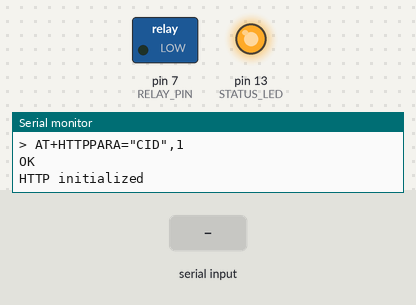
Recording of a sketch running on a simulated Arduino Uno, built with avr-gcc and run on an emulated ATmega328P. Parts: switched loads named in the sketch (green lamp = pin HIGH), output pins drawn as LEDs (lit = HIGH), the last lines printed to the serial monitor. Dashed ring = blinking. Inputs (shaded band) come from the test bench. The modem accepts every AT command (registered, SIM ready, sends succeed) and sends nothing else.

Above: at 5.0 s.
5.1 s: "reset\n" received over Serial
At 5.35 s:
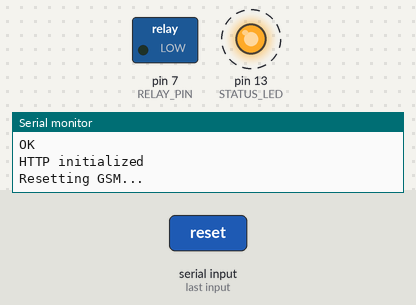
At 6.4 s:
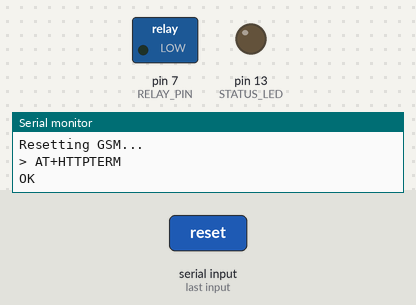
6.7 s: "+HTTPACTION: 0,200\n" received over the second serial link
9.7 s: "status\n" received over Serial
11.2 s: "reset\n" received over the second serial link
12.7 s: "status\n" received over the second serial link
Timing chart, 0 to 15.2 s (numbered marks = the images above; inputs shaded):
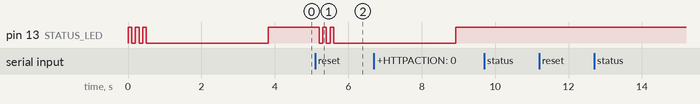

The sketch:

relay_toggle.ino
```cpp
#include <SoftwareSerial.h>

// Pin Definitions
const int SIM800_RX = 2;
const int SIM800_TX = 3;
const int RELAY_PIN = 7;
const int STATUS_LED = 13;

// Network Configuration
const char* APN = "safaricom";
const char* SERVER_URL = "https://siliconwit.github.io/relay-toggle";

// Timing Configuration
unsigned long lastCheckTime = 0;
const unsigned long CHECK_INTERVAL = 10000;
const unsigned long TIMEOUT = 5000;

// State Variables
bool relayState = false;
bool networkConnected = false;

// Initialize SoftwareSerial for SIM800L
SoftwareSerial sim800l(SIM800_RX, SIM800_TX);

// Function prototypes - add these at the top
void blinkLED(int times);
bool sendATCommand(String command, String expectedResponse = "OK", unsigned long timeout = 3000);
String waitForResponse(String expectedResponse, unsigned long timeout);
bool isNetworkRegistered();
void setRelayState(bool state);
void checkRelayState();
void initGSM();
void processSerialCommand(String command);

void setup() {
  // Initialize pins
  pinMode(RELAY_PIN, OUTPUT);
  pinMode(STATUS_LED, OUTPUT);
  digitalWrite(RELAY_PIN, LOW);      // Start with relay off
  digitalWrite(STATUS_LED, LOW);     // Start with LED off

  // Start serial communications
  Serial.begin(9600);               // Debug serial
  sim800l.begin(9600);             // SIM800L serial

  Serial.println(F("Initializing SIM800L..."));
  initGSM();                       // Initialize GSM module
}

void loop() {
  // Check relay state periodically
  if (millis() - lastCheckTime >= CHECK_INTERVAL) {
    if (networkConnected) {
      checkRelayState();
    } else {
      Serial.println(F("Network disconnected, attempting to reconnect..."));
      initGSM();
    }
    lastCheckTime = millis();
  }

  // Process any debug commands from Serial
  if (Serial.available()) {
    String command = Serial.readStringUntil('\n');
    processSerialCommand(command);
  }
}

void initGSM() {
  blinkLED(3);  // Indicate initialization start

  // Reset HTTP and GPRS
  sendATCommand("AT+HTTPTERM");
  delay(1000);
  sendATCommand("AT+SAPBR=0,1");
  delay(2000);

  // Test AT communication
  if (!sendATCommand("AT", "OK", 3000)) {
    Serial.println(F("SIM800L not responding"));
    return;
  }

  // Wait for network registration
  Serial.println(F("Waiting for network..."));
  while (!isNetworkRegistered()) {
    blinkLED(1);
    delay(2000);
  }

  // Configure GPRS connection
  sendATCommand("AT+SAPBR=3,1,\"Contype\",\"GPRS\"");
  sendATCommand("AT+SAPBR=3,1,\"APN\",\"" + String(APN) + "\"");

  // Activate GPRS
  if (sendATCommand("AT+SAPBR=1,1", "OK", 10000)) {
    Serial.println(F("GPRS activated"));

    // Initialize HTTP service
    if (sendATCommand("AT+HTTPINIT", "OK", 3000)) {
      sendATCommand("AT+HTTPPARA=\"CID\",1");
      networkConnected = true;
      digitalWrite(STATUS_LED, HIGH);  // Indicate successful connection
      Serial.println(F("HTTP initialized"));
    }
  }
}

void checkRelayState() {
  Serial.println(F("Checking relay state..."));

  // Set URL for checking state
  if (!sendATCommand("AT+HTTPPARA=\"URL\",\"" + String(SERVER_URL) + "\"", "OK", 3000)) {
    networkConnected = false;
    return;
  }

  // Send GET request
  if (sendATCommand("AT+HTTPACTION=0", "OK", 3000)) {
    // Wait for action result
    String response = waitForResponse("+HTTPACTION:", 10000);

    if (response.indexOf("+HTTPACTION: 0,200") > -1) {
      // Read webpage content
      sendATCommand("AT+HTTPREAD");
      String pageContent = waitForResponse("OK", 5000);

      // Check for relay state in webpage
      if (pageContent.indexOf("\"relay-status\">ON") > -1 && !relayState) {
        setRelayState(true);
      }
      else if (pageContent.indexOf("\"relay-status\">OFF") > -1 && relayState) {
        setRelayState(false);
      }
    } else {
      Serial.println(F("HTTP request failed"));
    }
  }
}

void setRelayState(bool state) {
  relayState = state;
  digitalWrite(RELAY_PIN, state ? HIGH : LOW);
  Serial.println(state ? F("Relay ON") : F("Relay OFF"));
  blinkLED(state ? 2 : 1);
}

bool isNetworkRegistered() {
  if (sendATCommand("AT+CREG?", "+CREG: 0,1", 3000) ||
      sendATCommand("AT+CREG?", "+CREG: 0,5", 3000)) {
    return true;
  }
  return false;
}

bool sendATCommand(String command, String expectedResponse = "OK", unsigned long timeout = 3000) {
  Serial.println("> " + command);
  sim800l.println(command);

  if (expectedResponse != "") {
    return waitForResponse(expectedResponse, timeout) != "";
  }
  return true;
}

String waitForResponse(String expectedResponse, unsigned long timeout) {
  String response = "";
  unsigned long start = millis();

  while (millis() - start < timeout) {
    while (sim800l.available()) {
      char c = sim800l.read();
      response += c;
      Serial.write(c);  // Echo to debug serial
    }

    if (response.indexOf(expectedResponse) > -1) {
      return response;
    }
  }
  return "";  // Timeout occurred
}

void blinkLED(int times) {
  for (int i = 0; i < times; i++) {
    digitalWrite(STATUS_LED, HIGH);
    delay(100);
    digitalWrite(STATUS_LED, LOW);
    delay(100);
  }
}

void processSerialCommand(String command) {
  if (command == "reset") {
    Serial.println(F("Resetting GSM..."));
    initGSM();
  }
  else if (command == "status") {
    Serial.println("Network: " + String(networkConnected ? "Connected" : "Disconnected"));
    Serial.println("Relay: " + String(relayState ? "ON" : "OFF"));
  }
}
```

Measured:
- after the input at 5.1 s, pin 13 (STATUS_LED): alternates HIGH for 0.10 s and LOW for 0.10 s, 5 changes in all, then stays LOW, starting after 0.11 s
